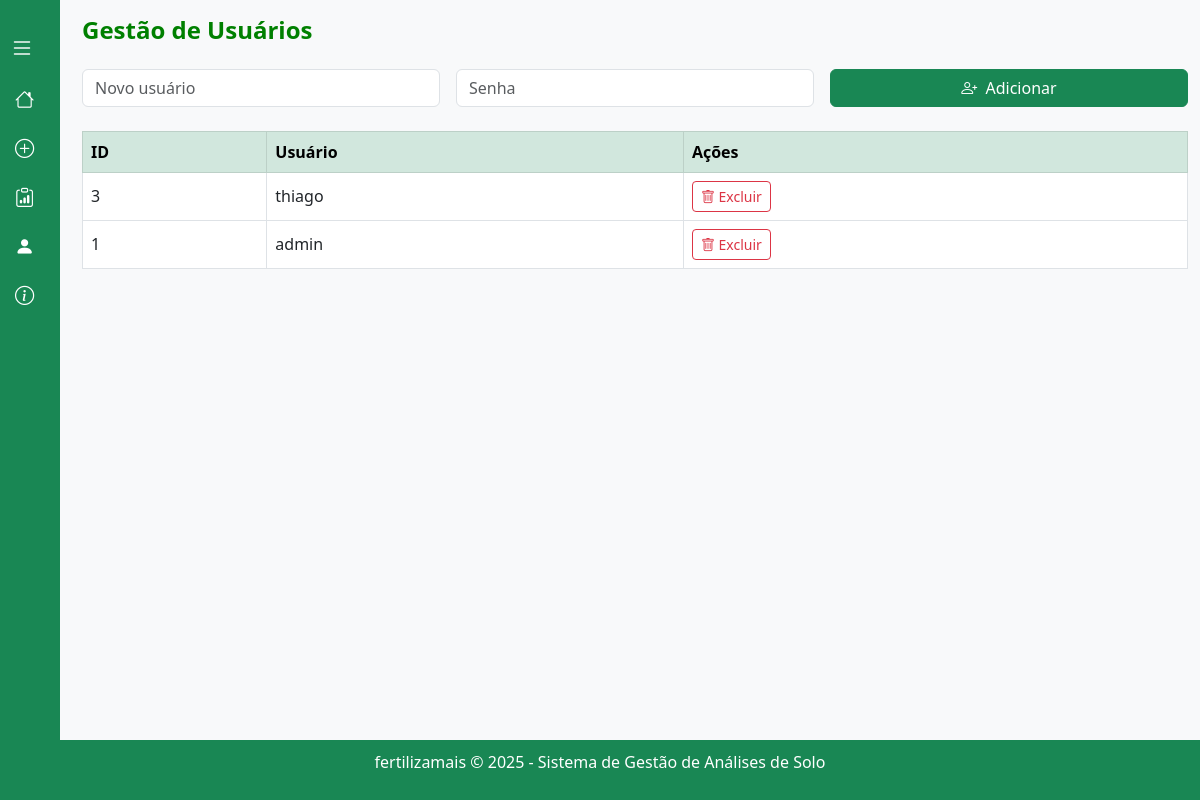
Page /usuarios.php (signed in) on the earlier database version.
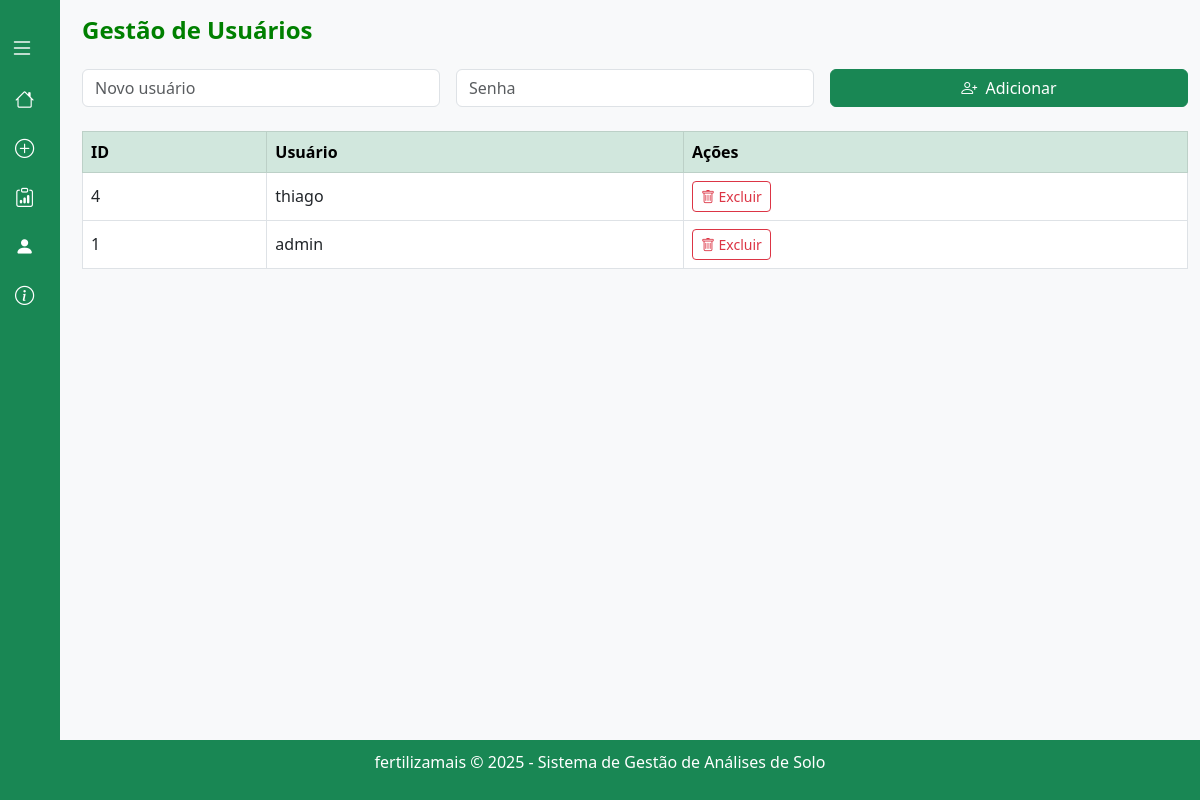
Same page on the later database version.
### tables this page shows
CREATE TABLE usuarios (
        id INTEGER PRIMARY KEY AUTOINCREMENT,
        usuario TEXT NOT NULL UNIQUE,
        senha TEXT NOT NULL
    );

### usuarios.php (the view, shortened to what this page needs)
<?php
$db = new PDO("sqlite:fertilizaMais.db");
$usuarios = $db->query("SELECT id, usuario FROM usuarios ORDER BY id DESC")->fetchAll(PDO::FETCH_ASSOC);
?>
<!DOCTYPE html>
<html lang="pt-br">
<head>
    <link href="https://cdn.jsdelivr.net/npm/bootstrap@5.3.0/dist/css/bootstrap.min.css" rel="stylesheet">
    <link href="https://cdn.jsdelivr.net/npm/bootstrap-icons@1.10.0/font/bootstrap-icons.css" rel="stylesheet">
</head>
<body>
    <div class="sidebar" id="sidebar">
        <div class="sidebar-menu">
            <button class="toggle-btn" onclick="toggleSidebar()">
                <i class="bi bi-list"></i>
            </button>
            <a href="principal.php" class="sidebar-item">
                <i class="bi bi-house"></i>
            </a>
            <a href="index.php" class="sidebar-item">
                <i class="bi bi-plus-circle"></i>
            </a>
            <a href="analises.php" class="sidebar-item">
                <i class="bi bi-clipboard-data"></i>
            </a>
            <a href="usuarios.php" class="sidebar-item">
                <i class="bi bi-person-fill"></i>
            </a>
            <a href="#" class="sidebar-item" data-bs-toggle="modal" data-bs-target="#sobreModal">
                <i class="bi bi-info-circle"></i>
            </a>
        </div>
    </div>
<div class="container-fluid">
    <div class="py-3">
        <h4 class="logo mb-4">Gestão de Usuários</h4>
        <form method="POST" class="row g-3 mb-4">
            <div class="col-md-4">
                <input type="text" name="usuario" class="form-control" placeholder="Novo usuário" required>
            </div>
            <div class="col-md-4">
                <input type="password" name="senha" class="form-control" placeholder="Senha" required>
            </div>
            <div class="col-md-4">
                <button type="submit" class="btn btn-success w-100">
                    <i class="bi bi-person-plus me-1"></i> Adicionar
                </button>
            </div>
        </form>
        <div class="table-responsive">
            <table class="table table-bordered align-middle">
                <thead class="table-success">
                    <tr>
                        <th>ID</th>
                        <th>Usuário</th>
                        <th>Ações</th>
                    </tr>
                </thead>
                <tbody>
                    <?php foreach ($usuarios as $u): ?>
                    <tr>
                        <td><?php echo $u['id']; ?></td>
                        <td><?php echo htmlspecialchars($u['usuario']); ?></td>
                        <td>
                            <a href="usuarios.php?delete=<?php echo $u['id']; ?>" class="btn btn-sm btn-outline-danger"
                               onclick="return confirm('Deseja realmente excluir este usuário?')">
                                <i class="bi bi-trash"></i> Excluir
                            </a>
                        </td>
                    </tr>
                    <?php endforeach; ?>
                </tbody>
            </table>
        </div>
    </div>
</div>
<footer>
    <p>fertilizamais © 2025 - Sistema de Gestão de Análises de Solo</p>
</footer>
</body>
</html>

### usuarios.php (style rules this page uses)
:root { --primary-color: #198754; --secondary-color: #146c43; --light-bg: #f8f9fa; }
body { font-family: 'Segoe UI', system-ui, -apple-system, sans-serif; background-color: var(--light-bg); margin-left: 70px; transition: margin-left 0.3s; }
.sidebar { width: 60px; height: 100vh; position: fixed; left: 0; top: 0; background-color: var(--primary-color); color: white; transition: width 0.3s; overflow-x: hidden; z-index: 1000; }
.sidebar-menu { padding-top: 20px; }
.sidebar-item { padding: 10px 15px; color: white; text-decoration: none; display: flex; align-items: center; transition: background-color 0.3s; }
.sidebar-item i { margin-right: 10px; font-size: 1.2rem; min-width: 25px; }
.toggle-btn { background: none; border: none; color: white; font-size: 1.5rem; padding: 10px; cursor: pointer; width: 100%; text-align: left; }
.logo { font-weight: bold; color: green; font-size: 24px; }
footer { position: fixed; left: 0px; bottom: 0px; text-align: center; padding: 10px; background-color: #198754; color: #fff; font-size: 1rem; width: 100vw; }

Differences in the rows shown:
removed usuarios: id "3", usuario "thiago"
added usuarios: id "4", usuario "thiago"
